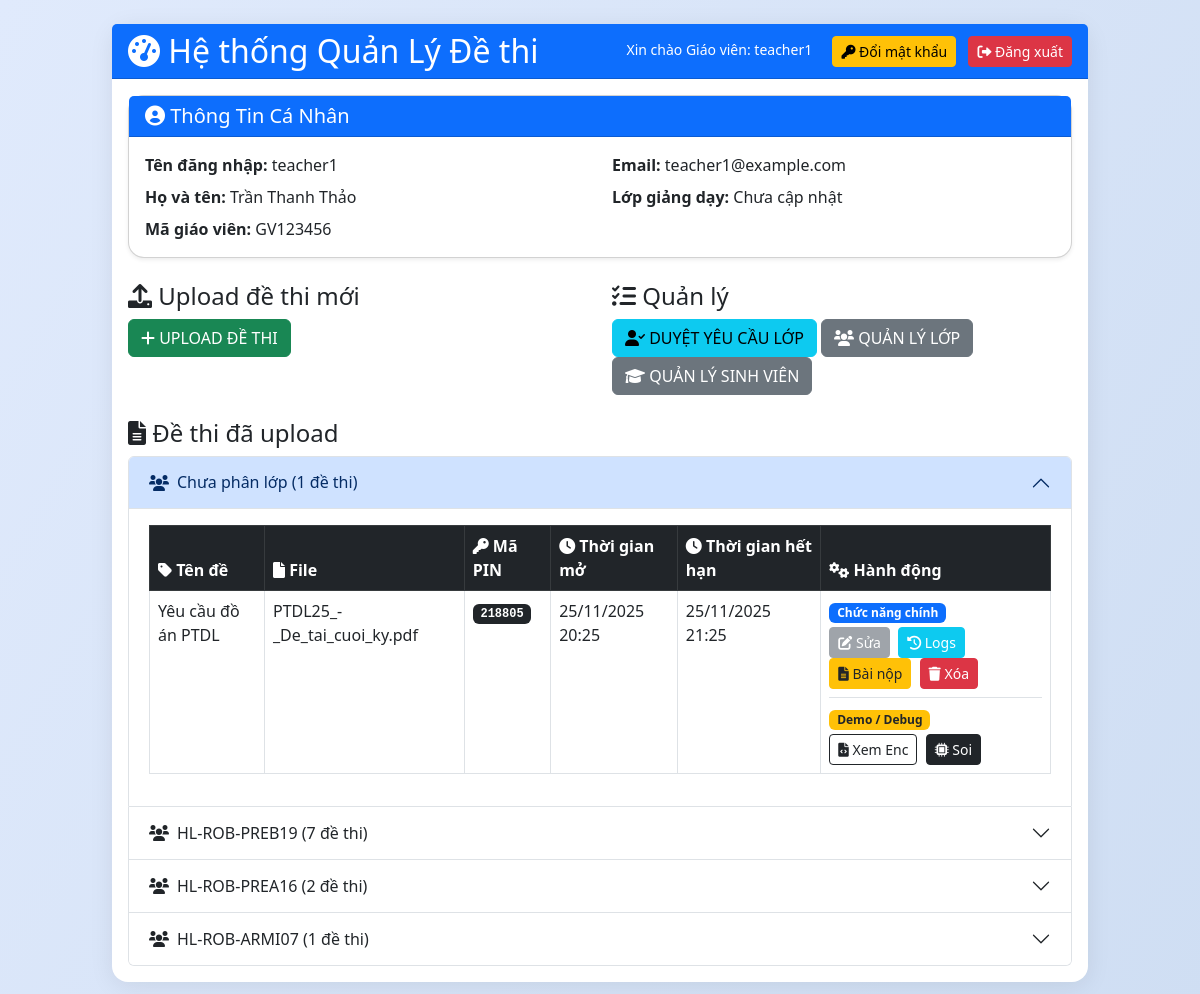
/dashboard (signed in), run on the app's committed database.
### tables this page shows
CREATE TABLE users (
            id INTEGER PRIMARY KEY AUTOINCREMENT,
            username TEXT UNIQUE,
            password TEXT,
            role TEXT,
            email TEXT UNIQUE,
            rsa_private BLOB,
            salt TEXT,
            full_name TEXT,
            student_id TEXT,
            class_name TEXT,
            status TEXT DEFAULT 'approved',
            approval_note TEXT,
            selected_teachers TEXT,
            teacher_id TEXT,
            failed_attempts INTEGER DEFAULT 0,
            lock_until TEXT
        , is_deleted INTEGER DEFAULT 0, is_locked INTEGER DEFAULT 0);

CREATE TABLE exams (
            id INTEGER PRIMARY KEY AUTOINCREMENT,
            filename TEXT,
            enc_path TEXT,
            release_time TEXT,
            expire_time TEXT,
            teacher_id INTEGER,
            ten_de TEXT,
            encrypted_aes_key BLOB,
            signature BLOB,
            file_hash TEXT,
            allowed_students TEXT
        , aes_key BLOB, pin_code TEXT, auth_mode TEXT DEFAULT 'both', allowed_groups TEXT);

CREATE TABLE groups (
            id INTEGER PRIMARY KEY AUTOINCREMENT,
            name TEXT,
            teacher_id INTEGER,
            description TEXT,
            code TEXT
        , aes_key BLOB);

### app.py (the view, shortened to what this page needs)
@app.route('/dashboard')
@login_required
def dashboard():
    if current_user.role == 'admin':
        return redirect(url_for('admin_users'))
    now = datetime.datetime.now()
    if current_user.role=='teacher':
        user_info = c.execute("SELECT username, email, full_name, teacher_id, class_name FROM users WHERE id=?", (current_user.id,)).fetchone()
        user_data = {
            'username': user_info[0],
            'email': user_info[1] or 'Chưa cập nhật',
            'full_name': user_info[2] or 'Chưa cập nhật',
            'teacher_id': user_info[3] or 'Chưa cập nhật',
            'class_name': user_info[4] or 'Chưa cập nhật'
        }
        exams = c.execute("SELECT id, filename, release_time, expire_time, ten_de, pin_code, allowed_groups FROM exams WHERE teacher_id=?",(current_user.id,)).fetchall()
        group_data = {}
        for e in exams:
            eid, filename, release_str, expire_str, ten_de, pin_code, allowed_groups_str = e
            release_time = parse_datetime(release_str)
            expire_time = parse_datetime(expire_str)
            release_display = release_time.strftime('%d/%m/%Y %H:%M')
            expire_display = expire_time.strftime('%d/%m/%Y %H:%M')
            if now < release_time:
                status = 'upcoming'  # Chưa mở
            elif now > expire_time:
                status = 'expired'  # Đã hết hạn
            else:
                status = 'active'  # Đang mở
            exam_data = (eid, filename, release_display, expire_display, ten_de, pin_code or "N/A", status)
            if allowed_groups_str:
                group_ids = allowed_groups_str.split(',')
                for gid in group_ids:
                    gid = gid.strip()
                    if not gid:
                        continue
                    if gid not in group_data:
                        group_row = c.execute("SELECT name FROM groups WHERE id=?", (gid,)).fetchone()
                        group_name = group_row[0] if group_row else f"Lớp {gid}"
                        group_data[gid] = {'name': group_name, 'exams': []}
                    group_data[gid]['exams'].append(exam_data)
            else:
                if 'unassigned' not in group_data:
                    group_data['unassigned'] = {'name': 'Chưa phân lớp', 'exams': []}
                group_data['unassigned']['exams'].append(exam_data)
        return render_template('dashboard_teacher.html', group_data=group_data, user_info=user_data)

### app.py (called while the page is built)
@login_manager.user_loader
def load_user(uid):
    row = c.execute("SELECT id, username, role, email FROM users WHERE id=?",(uid,)).fetchone()
    return User(*row) if row else None

def parse_datetime(datetime_str):
    if not datetime_str:
        return None
    try:
        return datetime.datetime.fromisoformat(datetime_str)
    except:
        try:
            return datetime.datetime.strptime(datetime_str, '%Y-%m-%dT%H:%M')
        except:
            try:
                return datetime.datetime.strptime(datetime_str, '%Y-%m-%dT%H:%M:%S')
            except:
                return datetime.datetime.now()

@app.before_request
def ensure_csrf_token():
    if 'csrf_token' not in session:
        session['csrf_token'] = secrets.token_hex(16)

@app.after_request
def set_security_headers(resp):
    resp.headers['X-Frame-Options'] = 'SAMEORIGIN'
    resp.headers['X-Content-Type-Options'] = 'nosniff'
    resp.headers['Referrer-Policy'] = 'no-referrer'
    resp.headers['Content-Security-Policy'] = "default-src 'self'; script-src 'self' https://cdn.jsdelivr.net 'unsafe-inline' blob:; worker-src 'self' blob:; style-src 'self' https://cdn.jsdelivr.net https://cdnjs.cloudflare.com 'unsafe-inline'; font-src 'self' https://cdnjs.cloudflare.com; img-src 'self' data:; frame-ancestors 'self'; object-src 'none'"
    return resp

### templates/dashboard_teacher.html (shortened to what this page needs)
{% extends "base.html" %}
{% block content %}
<div class="card mb-4 shadow-sm">
    <div class="card-header bg-primary text-white">
        <h5 class="mb-0"><i class="fas fa-user-circle"></i> Thông Tin Cá Nhân</h5>
    </div>
    <div class="card-body">
        <div class="row">
            <div class="col-md-6">
                <p class="mb-2"><strong>Tên đăng nhập:</strong> {{ user_info.username }}</p>
                <p class="mb-2"><strong>Họ và tên:</strong> {{ user_info.full_name }}</p>
                <p class="mb-0"><strong>Mã giáo viên:</strong> {{ user_info.teacher_id }}</p>
            </div>
            <div class="col-md-6">
                <p class="mb-2"><strong>Email:</strong> {{ user_info.email }}</p>
                <p class="mb-0"><strong>Lớp giảng dạy:</strong> {{ user_info.class_name }}</p>
            </div>
        </div>
    </div>
</div>
<div class="row mb-4">
    <div class="col-md-6">
        <h4><i class="fas fa-upload"></i> Upload đề thi mới</h4>
        <a href="{{ url_for('upload') }}" class="btn btn-success btn-custom">
            <i class="fas fa-plus"></i> UPLOAD ĐỀ THI
        </a>
    </div>
    <div class="col-md-6">
        <h4><i class="fas fa-tasks"></i> Quản lý</h4>
        <a href="{{ url_for('approve_students') }}" class="btn btn-info btn-custom">
            <i class="fas fa-user-check"></i> DUYỆT YÊU CẦU LỚP
        </a>
        <a href="{{ url_for('manage_groups') }}" class="btn btn-secondary btn-custom">
            <i class="fas fa-users"></i> QUẢN LÝ LỚP
        </a>
        <a href="{{ url_for('manage_students') }}" class="btn btn-secondary btn-custom">
            <i class="fas fa-graduation-cap"></i> QUẢN LÝ SINH VIÊN
        </a>
    </div>
</div>
<h4><i class="fas fa-file-alt"></i> Đề thi đã upload</h4>
{% if group_data %}
<div class="accordion" id="groupsAccordion">
    {% for gid, data in group_data.items() %}
    <div class="accordion-item">
        <h2 class="accordion-header" id="heading{{ gid }}">
            <button class="accordion-button {% if not loop.first %}collapsed{% endif %}" type="button" data-bs-toggle="collapse" data-bs-target="#collapse{{ gid }}" aria-expanded="{% if loop.first %}true{% else %}false{% endif %}" aria-controls="collapse{{ gid }}">
                <i class="fas fa-users me-2"></i>{{ data.name }} ({{ data.exams|length }} đề thi)
            </button>
        </h2>
        <div id="collapse{{ gid }}" class="accordion-collapse collapse {% if loop.first %}show{% endif %}" aria-labelledby="heading{{ gid }}" data-bs-parent="#groupsAccordion">
            <div class="accordion-body">
                <div class="table-responsive">
                    <table class="table table-hover table-bordered">
                        <thead class="table-dark">
                            <tr>
                                <th><i class="fas fa-tag"></i> Tên đề</th>
                                <th><i class="fas fa-file"></i> File</th>
                                <th><i class="fas fa-key"></i> Mã PIN</th>
                                <th><i class="fas fa-clock"></i> Thời gian mở</th>
                                <th><i class="fas fa-clock"></i> Thời gian hết hạn</th>
                                <th><i class="fas fa-cogs"></i> Hành động</th>
                            </tr>
                        </thead>
                        <tbody>
                            {% for e in data.exams %}
                            <tr>
                                <td>{{ e[4] }}</td>
                                <td>{{ e[1] }}</td>
                                <td><span class="badge bg-dark font-monospace">{{ e[5] }}</span></td>
                                <td>{{ e[2] }}</td>
                                <td>{{ e[3] }}</td>
                                <td>
                                    <div class="mb-2">
                                        <span class="badge bg-primary mb-1">Chức năng chính</span><br>
                                        {% if e[6] != 'expired' %}
                                        <a href="{{ url_for('edit_exam', eid=e[0]) }}" class="btn btn-secondary btn-sm me-1" title="Chỉnh sửa cấu hình">
                                            <i class="fas fa-edit"></i> Sửa
                                        </a>
                                        {% else %}
                                        <button class="btn btn-secondary btn-sm me-1" disabled title="Đề thi đã hết hạn, không thể sửa">
                                            <i class="fas fa-edit"></i> Sửa
                                        </button>
                                        {% endif %}
                                        <a href="/teacher/exam_logs/{{ e[0] }}" class="btn btn-info btn-sm me-1 text-white" title="Xem nhật ký truy cập">
                                            <i class="fas fa-history"></i> Logs
                                        </a>
                                        <a href="{{ url_for('teacher_submissions', eid=e[0]) }}" class="btn btn-warning btn-sm me-1 text-dark" title="Xem bài nộp của sinh viên">
                                            <i class="fas fa-file-alt"></i> Bài nộp
                                        </a>
                                        <a href="{{ url_for('delete_exam', eid=e[0]) }}" class="btn btn-danger btn-sm" onclick="return confirm('Bạn có chắc muốn xóa đề thi này?')">
                                            <i class="fas fa-trash"></i> Xóa
                                        </a>
                                    </div>
                                    <div class="border-top pt-2">
                                        <span class="badge bg-warning text-dark mb-1">Demo / Debug</span><br>
                                        <a href="{{ url_for('preview_encrypted', eid=e[0]) }}" class="btn btn-outline-dark btn-sm me-1" target="_blank" title="Xem file đã mã hoá (Hex view)">
                                            <i class="fas fa-file-code"></i> Xem Enc
                                        </a>
                                        <a href="/teacher/debug_exam/{{ e[0] }}" class="btn btn-dark btn-sm me-1" title="Soi chi tiết kỹ thuật Crypto">
                                            <i class="fas fa-microchip"></i> Soi
                                        </a>
                                    </div>
                                </td>
                            </tr>
                            {% endfor %}
                        </tbody>
                    </table>
                </div>
            </div>
        </div>
    </div>
    {% endfor %}
</div>
{% else %}
<div class="text-center py-4">
    <i class="fas fa-inbox fa-3x text-muted mb-3"></i>
    <h5 class="text-muted">Chưa có đề thi nào.</h5>
    <p class="text-muted">Hãy upload đề thi đầu tiên của bạn!</p>
</div>
{% endif %}
{% endblock %}

### templates/base.html (shortened to what this page needs)
<!DOCTYPE html>
<html lang="vi">
<head>
    <link href="https://cdn.jsdelivr.net/npm/bootstrap@5.3.0/dist/css/bootstrap.min.css" rel="stylesheet">
    <link href="https://cdnjs.cloudflare.com/ajax/libs/font-awesome/6.0.0/css/all.min.css" rel="stylesheet">
    <link rel="stylesheet" href="{{ url_for('static', filename='css/style.css') }}">
</head>
<body class="bg-light">
    <div class="container-fluid py-4">
        <div class="row justify-content-center">
            <div class="col-lg-10">
                <div class="card card-custom">
                    {% block header %}
                    {% if current_user.is_authenticated %}
                    <div class="card-header {% if current_user.role == 'teacher' %}bg-primary{% elif current_user.role == 'student' %}bg-success{% elif current_user.role == 'admin' %}bg-dark{% endif %} text-white d-flex justify-content-between align-items-center">
                        <h2 class="mb-0">
                            <i class="fas fa-tachometer-alt"></i>
                            {% if current_user.role == 'teacher' %}Hệ thống Quản Lý Đề thi{% elif current_user.role == 'student' %}Dashboard Sinh Viên: {{ current_user.username }}{% else %}Quản Trị Hệ Thống{% endif %}
                        </h2>
                        <div>
                            {% if current_user.role == 'teacher' %}
                            <small class="text-white me-3">Xin chào Giáo viên: {{ current_user.username }}</small>
                            <a href="{{ url_for('change_password') }}" class="btn btn-warning btn-sm me-2">
                                <i class="fas fa-key"></i> Đổi mật khẩu
                            </a>
                            {% endif %}
                            <a href="{{ url_for('logout') }}" class="btn btn-danger btn-sm">
                                <i class="fas fa-sign-out-alt"></i> Đăng xuất
                            </a>
                        </div>
                    </div>
                    {% endif %}
                    {% endblock %}
                    <div class="card-body {% if not current_user.is_authenticated %}p-0 border-0{% endif %}">
                        {% block content %}{% endblock %}
                    </div>
                </div>
            </div>
        </div>
    </div>
</body>
</html>

### static/css/style.css (style rules this page uses)
body { font-family: 'Segoe UI', 'Roboto', Arial, sans-serif; background: linear-gradient(120deg, #e0eafc 0%, #cfdef3 100%); }
.card { border-radius: 16px; box-shadow: 0 4px 24px rgba(0,0,0,0.08); }
.card-header { border-radius: 16px 16px 0 0; }

### templates/base.html (style rules this page uses)
.card-custom { border: none; box-shadow: 0 4px 8px rgba(0,0,0,0.1); margin-bottom: 20px; }

### data on the page
users: username "teacher1", full_name "Trần Thanh Thảo", teacher_id "GV123456", email "teacher1@example.com"
exams: ten_de "Yêu cầu đồ án PTDL", filename "PTDL25_-_De_tai_cuoi_ky.pdf", pin_code "218805", release_time "25/11/2025 20:25", expire_time "25/11/2025 21:25"
groups: name "HL-ROB-PREB19"
exams: name "HL-ROB-PREA16", exams|length "2"
groups: name "HL-ROB-ARMI07"

### other printed values
{{ user_info.class_name }} "Chưa cập nhật"
{{ data.name }} "Chưa phân lớp"
{{ data.exams|length }} "1" "7" "1"
